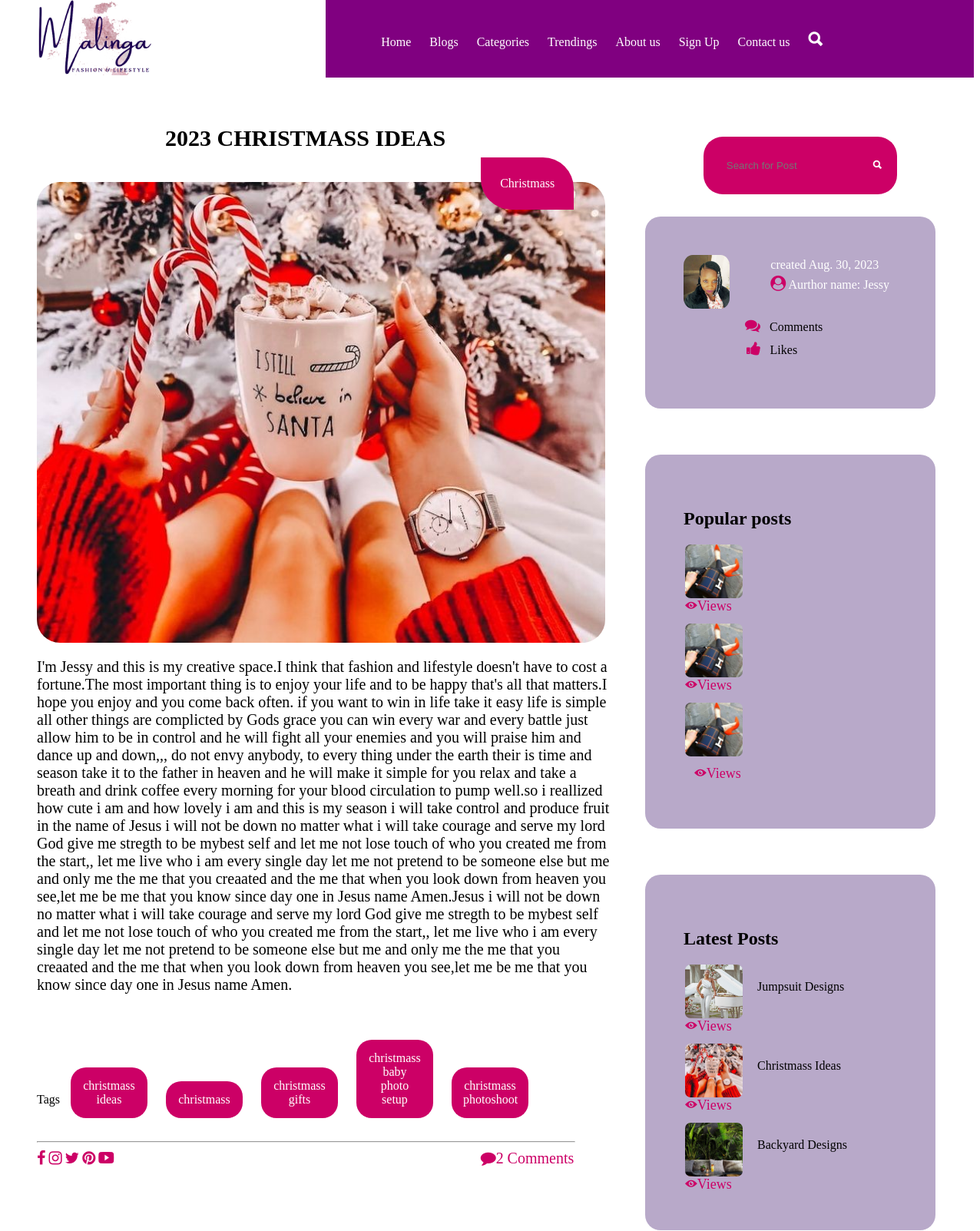
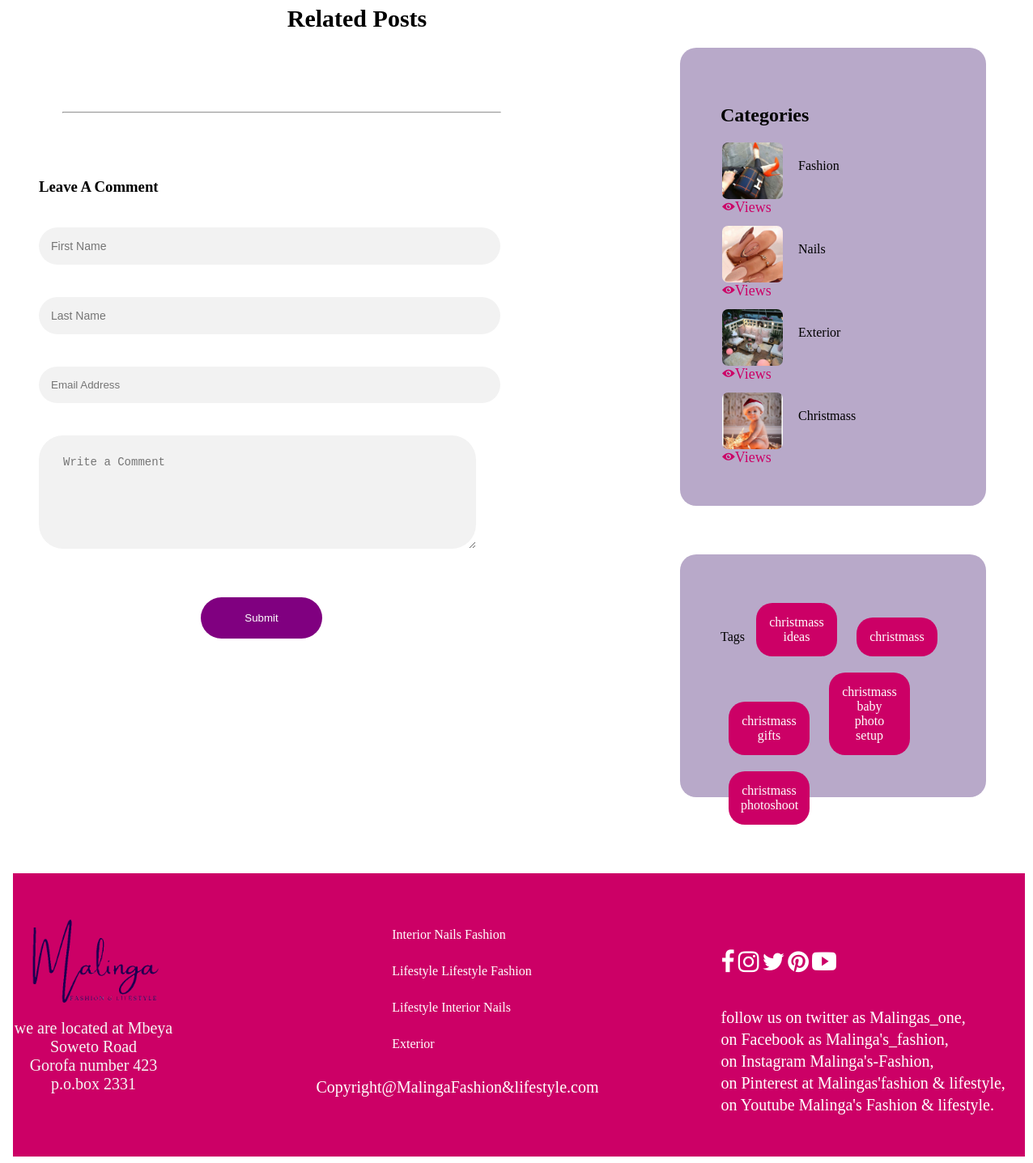
The app's page /post/1/ with its own data (2 pictures, top to bottom).
### blog/models.py (models this page shows, shortened)
class Post (models.Model):
	name = models.CharField(max_length=64)
	title = models.CharField(max_length=255)
	body = models.TextField()
	publish_date = models.DateField(auto_now_add=True)
	updated_date = models.DateField(auto_now_add=True)
	image = models.ImageField(upload_to='post_images/', null=True, blank=True)
	tags = models.ManyToManyField(Tag)
	categorys = models.ManyToManyField(Category)

class Category(models.Model):
	name = models.CharField(max_length=255)
	image = models.ImageField(upload_to='category_image', null=True, blank=True)

class Tag(models.Model):
	name = models.CharField(max_length=240)

### blog/views.py (the view)
# urls.py: path('', include('blog.urls')),
def blog(request, pk):
	post = get_object_or_404(Post, pk=pk)
	tag = Tag.objects.filter(post=post)
	category = Category.objects.all()
	categories = Category.objects.filter(post=post)
	object_list = Post.objects.all().order_by('-publish_date')[:3]
	context = {'post':post,'categorys':category, 'object_lists':object_list, 'tags':tag,
				'categories':categories}
	return render(request, 'singleblog.html', context)

### blog/templates/singleblog.html (shortened to what this page needs)
{% extends 'main.html' %}
{% load static %}
{% block content %}
	<div class="post-wrapper">
		<div class="postpic">
			<div class="post">
				<h4>{{post.title}}</h4>
				<img src="{{post.image.url}}" class="post-image">
				{% for post in categories %}
				<div class="category">{{post.name}}</div>
				{% endfor %}
				<div class="post-para">
					<p  class="paragraph">{{post.body}}</p>
				</div>
			</div>
			<div class="tag">
				<div>Tags
					{% for tag in tags %}
				<div class="tag-box">{{tag.name}}</div>
				{% endfor %}
			</div>
			</div>
			<div><hr width="100%"></div>
				<div class="faicon">
					<i class="fa fa-facebook icon" style="font-size:20px; color:#cc0066"></i>
					<i class="fa fa-instagram icon" style="font-size:20px; color:#cc0066"></i>
					<i class="fa fa-twitter icon" style="font-size:20px; color:#cc0066"></i>
					<i class="fa fa-pinterest icon" style="font-size:20px;color:#cc0066"></i>
					<i class="ion ion-social-youtube" style="font-size:20px;color:#cc0066"></i>
					<i class="fa fa-comment icon" style="font-size:20px; float:right;color:#cc0066;">2 Comments</i>
					</div>
			<div class="similar">
				<h4>Related Posts</h4>
			</div>
			<div class="form_div">
				<div><hr width="90%"></div>
				<form class="form-comment">
					<h3 class="heading-comment">Leave A Comment</h3>
					<input type="text" name="firstname" placeholder="First Name">
					<input type="text" name="lastname" placeholder="Last Name">
					<input type="email" class="comment_email" name="email" placeholder="Email Address">
					<textarea placeholder="Write a Comment"></textarea>
					<input type="submit" value="Submit" class="submit_comment">
				</form>
			</div>
		</div>
		<div class="card-post">
			<div class="search-post">
				<form class="search-form" >
					<input type="search" name="search" placeholder="Search for Post">
					<span><i class="ion ion-search" style="color: white;font-size:15px;"></i></span>
				</form>
			</div>
			<div class="avator">
				<div class="write">created {{post.publish_date}} <br> <i class="fa fa-user-circle icon" style="color: #cc0066; font-size:20px;"></i> Aurthor name:
					Jessy</div>
				<img src="{% static 'images/ava.jpg' %}" style="width:60px; height:70px; border-radius: 20%; object-fit: cover;">
				<span class="ava-box1"><i class="fa fa-thumbs-up icon" style="color: #cc0066;font-size:20px; padding: 12px;"></i>Likes</span>
				<span class="ava-box2"><i class="fa fa-comments icon" style="color: #cc0066;font-size:20px; padding: 12px;"></i>Comments</span>
			</div>
			<div class="cards-side">
				<h2>Popular posts</h2>
				<div class="cards-latest2">
						<img src="images/fashion.jpg" style="width:75px; height:70px; border-radius: 10%; object-fit: cover;">
						<div class="l">
							<span class="lat-smallbox2"><i class="ion ion-eye"style="color: #cc0066;font-size:18px;">Views</i></span>
						</div>
				</div>
				<div class="cards-latest2">
						<img src="images/fashion.jpg" style="width:75px; height:70px; border-radius: 10%; object-fit: cover;">
						<div class="">
							<span class="lat-smallbox2"><i class="ion ion-eye"style="color: #cc0066;font-size:18px;">Views</i></span>
						</div>
				</div>
				<div class="cards-latest2">
						<img src="images/fashion.jpg" style="width:75px; height:70px; border-radius: 10%; object-fit: cover;">
						<div class="l">
							<span class="lat-smallbox2"><i class="ion ion-eye"style="color: #cc0066;font-size:18px; padding: 12px;">Views</i></span>
						</div>
				</div>
			</div>
			<div class="cards-side">
				<h2>Latest Posts</h2>
				{% for latest in object_lists %}
				<div class="cards-latest2">
						<a href="{% url 'blog:post' post.pk %}"><img src="{{latest.image.url}}" style="width:75px; height:70px; border-radius: 10%; object-fit: cover;"></a>
						<div class="lat">
							<a href="{% url 'blog:post' post.pk %}"><span class="lat-smallbox">{{latest.name}}</span></a>
							<span class="lat-smallbox2"><i class="ion ion-eye"style="color: #cc0066;font-size:18px;">Views</i></span>
						</div>
				</div>
				{% endfor %}
			</div>
			<div class="cards-side">
				<h2>Categories</h2>
				{% for category in categorys %}
				<div class="cards-latest2">
						<img src="{{category.image.url}}" style="width:75px; height:70px; border-radius: 10%; object-fit: cover;">
						<div class="l">
							<span class="lat-smallbox">{{category.name}}</span>
							<span class="lat-smallbox2"><i class="ion ion-eye"style="color: #cc0066;font-size:18px;">Views</i></span>
						</div>
				</div>
				{% endfor %}
			</div>
			<div class="tags">
				<div class="tag">Tags
					{% for tag in tags %}
				<div class="tag-box">{{tag.name}}</div>
				{% endfor %}
				</div>
		</div>
	</div>
	<footer>
		<div class="footer-container">
			<div class="logo-parag">
				<div class="logorey">
					<img src="{%static 'images/logo3 2.png' %}" class="logory">
				</div>
				<div class="logopara" >
				<p > we are located at Mbeya Soweto Road<br>
				Gorofa number 423<br>
				p.o.box 2331 </p>
				</div>
			</div>
			<div class="footer-links">
				<div class="links">
					<a href="#">Interior</a>
					<a href="#"> Nails</a>
					<a href="#"> Fashion</a>
					<a href="#">Lifestyle</a>
					<a href="#"> Lifestyle</a>
					<a href="#">Fashion</a>
					<a href="#">Lifestyle</a>
					<a href="#">Interior</a>
					<a href="#"> Nails</a>
					<a href="#"> Exterior</a>
				</div>
				<div class="copyright" >
					<p>Copyright@MalingaFashion&lifestyle.com</p>
				</div>
			</div>
			<div class="socials">
				<div class="social-footer">
					<i class="fa fa-facebook" style="font-size:30px; color:white;"></i>
					<i class="fa fa-instagram icon" style="font-size:30px; color:white;"></i>
					<i class="fa fa-twitter icon"style="font-size:30px; color:white;"></i>
					<i class="fa fa-pinterest icon" style="font-size:30px; color:white;"></i>
					<i class="ion ion-social-youtube" style="font-size:30px; color:white;"></i>
				</div>
					<div class=" info-social">
					<p>follow us on twitter as Malingas_one,<br>on Facebook as Malinga's_fashion,<br>on Instagram Malinga's-Fashion,<br>on Pinterest at Malingas'fashion & lifestyle,<br> on Youtube Malinga's Fashion & lifestyle.</p>
		</div>
	</footer>
</body>
</html>
{% endblock %}

### static/style.css (style rules this page uses)
p { font-family: "Times" ; font-size: 20px; }
h2 { font-family: "Times" ; position: relative; z-index: -1; margin-top: 20px; }
.faicon { margin-top: 10px; }
.footer-container { display: flex; background-color: #cc0066; bottom: 0px; height: 350px; justify-content:center; width: 1250px; flex-direction: row; align-items:center; margin-left: 7.5px; margin-top:100px; }
.logorey { width: 200px; display: flex; justify-content: center; align-self: flex-start; }
.logory { width: 80%; }
.logopara { align-self: flex-start; width: 200px; text-align: center; margin-top:20px; color: whitesmoke; align-items: center; justify-content: center; }
.logo-parag { width: 20%; }
.copyright { align-self: center; color: white; margin: auto; width:100%; bottom:0px; }
.links { color: white; margin:auto; display: block; line-height:45px; width: 50%; }
.links a { text-decoration:none; color: white; }
.footer-links { color: white; margin: auto; width: 30%; }
.socials { width: 30%; height: 180px; }
.social-footer { align-self: flex-end; line-height:60px; }
.info-social { color: white; line-height:27px; }
.post-wrapper { width: 100%; margin-top: 5px; }
.postpic { width: 55.5%; float: left; margin: 5px 0px 190px 40px; flex-grow: 0; flex-shrink: 0; flex-basis: auto; }
.post { position: relative; margin-top:150px; z-index:-1; }
.post-image { object-fit:cover; width:740px; height:600px; border-radius:30px; }
.paragraph { width:750px; word-wrap:break-word; }
.category { position: absolute; padding: 25px; background-color:#cc0066; right: 0px; top:42px; color:white; border-radius:0px 40px 0px 40px; }
.tag { width: 100%; margin-bottom:20px; }
.tag-box { display: inline-block; background-color:#cc0066; color: white; padding: 15px; margin: 10px; width:70px; text-align:center; border-radius:20px; }
.card-post { width: 30%; float: right; margin: 100px 50px 70px 0px; flex-grow: 0; flex-shrink: 0; flex-basis: auto; }
.comment_email { padding: 15px; width: 95%; margin:20px 500px 20px 0px; border-radius: 30px; border:none; background-color:#f2f2f2; outline: none; }
input[type=text] { padding: 15px; width: 95%; margin:20px 500px 20px 0px; border-radius: 30px; border:none; outline: none; font-size:14px; background-color:#f2f2f2; }
textarea { height: 140px; width: 90%; padding:25px 30px 30px; margin:20px 500px 20px 0px; border-radius: 30px; background-color:#f2f2f2; outline:none; border:none; font-size: 14px; }
.submit_comment { background-color:purple; color:white; padding: 18px; float: left; border: none; border-radius: 30px; margin: 40px 0px 0px 200px; width: 150px; text-align: center; }
.search-post { margin-top:70px; }
.search-form { float: right; background-color:#cc0066; padding: 20px; border-radius:25px; margin:0px 50px 30px 0px; }
input[type="search"] { background-color:#cc0066; color: white; padding: 10px; border: none; outline: none; -webkit-appearance: textfield; }
.similar { margin-top:90px; width:786px; }
.post-para { margin-bottom:50px; }
.form-comment { margin-top: 80px; }
.form_div { width:600px; float: left; margin:50px 0px 100px 0px; }
.search-form::after { box-sizing: ; }
.search-form::before { box-sizing: ; }
.cards-side { margin: 60px 0px 20px 0px; background-color: #b8a9c9; position:relative; padding: 50px; border-radius:20px; z-index: -1; }
.cards-latest2 { display: block; width: 285px; margin: 2px; margin-top: 15px; z-index: -1; position:relative; }
.lat a { text-decoration:none; color: black; }
.lat-smallbox { float: right; position:absolute; left: 94px; top:20px; }
.avator { background-color: #b8a9c9; margin-top:174px; padding: 50px; height: 150px; border-radius:20px; position: relative; z-index:-1; }
.tags { display:flex; flex-wrap:wrap; background-color: #b8a9c9; margin-top:60px; padding: 50px 50px 100px 50px; height: 150px; border-radius:20px; position: relative; z-index:-1; }
.ava-box1 { position: absolute; color: black; padding: 10px; top: 140px; left: 110px; }
.ava-box2 { position: absolute; padding: 10px; top: 110px; left:108px; border-radius: 0px 30px 0px 30px; }
.write { float: right; margin-right:10px ; line-height:26px; color:white; }
h4 { text-align:center; font-size:30px; }

### records on screen
Post: title "2023 CHRISTMASS IDEAS", image (picture), body "I'm Jessy and this is my creative space.I think that fashion and lifestyle doesn't have to cost a fortune.The most important thing is to enjoy your life and to be happy that's all that matters.I hope you enjoy and you come back often. if you want to win in life take it easy life is simple all other things are complicted by Gods grace you can win every war and every battle just allow him to be in control and he will fight all your enemies and you will praise him and dance up and down,,, do not envy anybody, to every thing under the earth their is time and season take it to the father in heaven and he will make it simple for you relax and take a breath and drink coffee every morning for your…", publish_date "Aug. 30, 2023", name "Christmass Ideas"
Category: name "Christmass", image (picture)
Tag: name "christmass ideas"
Tag: name "christmass"
Tag: name "christmass gifts"
Tag: name "christmass baby photo setup"
Tag: name "christmass photoshoot"
Post: image (picture), name "Jumpsuit Designs"
Post: image (picture), name "Backyard Designs"
Category: image (picture), name "Fashion"
Category: image (picture), name "Nails"
Category: image (picture), name "Exterior"
